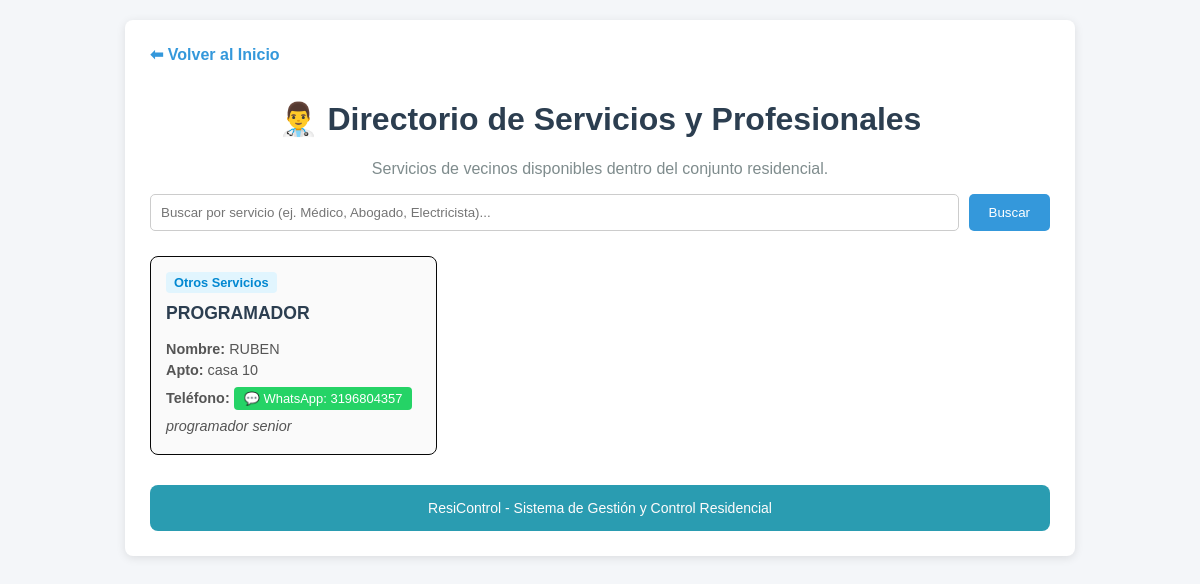
The app's page /servicios/ with its own data.
### core/models.py (models this page shows, shortened)
class ServicioResidente(models.Model):
    CATEGORIAS = [
        ('SALUD', 'Salud / Medicina'),
        ('LEGAL', 'Asesoría Legal / Abogados'),
        ('SEGURIDAD', 'Seguridad / Fuerza Pública'),
        ('TECNICO', 'Mantenimiento / Reparaciones'),
        ('EDUCACION', 'Tutorías / Clases'),
        ('OTRO', 'Otros Servicios'),
    ]
    nombre_profesional = models.CharField(max_length=120)
    profesion_o_servicio = models.CharField(max_length=150)  # Ej: "Médico General", "Abogado Penalista"
    categoria = models.CharField(max_length=20, choices=CATEGORIAS, default='OTRO')
    apartamento = models.CharField(max_length=20)
    telefono_contacto = models.CharField(max_length=20)
    descripcion = models.TextField(blank=True, null=True)
    activo = models.BooleanField(default=True)

### core/views.py (the view)
# urls.py: path('servicios/', views.lista_servicios, name='servicios'),
def lista_servicios(request):
    query = request.GET.get('q', '')
    if query:
        servicios = ServicioResidente.objects.filter(
            activo=True,
            profesion_o_servicio__icontains=query
        ) | ServicioResidente.objects.filter(
            activo=True,
            nombre_profesional__icontains=query
        )
    else:
        servicios = ServicioResidente.objects.filter(activo=True)
    return render(request, 'core/servicios.html', {'servicios': servicios, 'query': query})

### core/templates/core/servicios.html (shortened to what this page needs)
<!DOCTYPE html>
<html lang="es">
<head>
</head>
<body>
<div class="container">
    <a href="{% url 'inicio' %}" class="nav-back">⬅ Volver al Inicio</a>
    <h1>👨‍⚕️ Directorio de Servicios y Profesionales</h1>
    <p style="text-align: center; color: #7f8c8d;">Servicios de vecinos disponibles dentro del conjunto residencial.</p>
    <form method="GET" action="{% url 'servicios' %}" class="search-box">
        <input type="text" name="q" value="{{ query }}" placeholder="Buscar por servicio (ej. Médico, Abogado, Electricista)...">
        <button type="submit">Buscar</button>
    </form>
    {% if servicios %}
        <div class="grid-servicios">
            {% for s in servicios %}
                <div class="card-servicio">
                    <span class="badge">{{ s.get_categoria_display }}</span>
                    <h3>{{ s.profesion_o_servicio }}</h3>
                    <p class="info"><strong>Nombre:</strong> {{ s.nombre_profesional }}</p>
                    <p class="info"><strong>Apto:</strong> {{ s.apartamento }}</p>
                    <p class="info">
                        <strong>Teléfono:</strong>
                        <a href="https://wa.me/{{ s.telefono_contacto }}?text=Hola%20{{ s.nombre_profesional }},%20vi%20su%20servicio%20de%20{{ s.profesion_o_servicio }}%20en%20el%20directorio%20del%20conjunto%20y%20deseo%20más%20información."
                        target="_blank"
                        style="background-color: #25d366; color: white; padding: 4px 10px; border-radius: 4px; text-decoration: none; font-size: 0.9em; display: inline-block; margin-top: 4px;">
                         💬 WhatsApp: {{ s.telefono_contacto }}
                    </a>
                    </p>
                    {% if s.descripcion %}
                        <p class="info" style="margin-top:8px; font-style: italic;">{{ s.descripcion }}</p>
                    {% endif %}
                </div>
            {% endfor %}
        </div>
    {% else %}
        <p class="no-results">📭 No se encontraron servicios disponibles o registrados.</p>
    {% endif %}
     <div style="margin-top: 30px; background-color: #2a9cb1; color: rgb(255, 252, 252); text-align: center; padding: 15px; border-radius: 8px;">
     <p style="margin: 0px; font-size: 14px;">ResiControl - Sistema de Gestión y Control Residencial</p>
</div>
</body>
</html>

### core/templates/core/servicios.html (style rules this page uses)
body { font-family: Arial, sans-serif; background-color: #f4f6f9; margin: 0; padding: 20px; }
.container { max-width: 900px; margin: 0 auto; background: white; padding: 25px; border-radius: 8px; box-shadow: 0 2px 10px rgba(0,0,0,0.1); }
h1 { color: #2c3e50; text-align: center; }
.nav-back { display: inline-block; margin-bottom: 15px; color: #3498db; text-decoration: none; font-weight: bold; }
.search-box { display: flex; gap: 10px; margin-bottom: 25px; }
.search-box input { flex: 1; padding: 10px; border: 1px solid #ccc; border-radius: 5px; }
.search-box button { padding: 10px 20px; background-color: #3498db; color: white; border: none; border-radius: 5px; cursor: pointer; }
.grid-servicios { display: grid; grid-template-columns: repeat(auto-fill, minmax(250px, 1fr)); gap: 20px; }
.card-servicio { border: 1px solid #e0e0e0; padding: 15px; border-radius: 8px; background: #fafafa; border: 1px solid #070707; }
.card-servicio h3 { margin-top: 0; color: #2c3e50; font-size: 1.1em; }
.badge { display: inline-block; padding: 3px 8px; font-size: 0.8em; background: #e1f5fe; color: #0288d1; border-radius: 4px; margin-bottom: 10px; font-weight: bold; }
.info { font-size: 0.9em; color: #555; margin: 5px 0; }

### records on screen
ServicioResidente: categoria "Otros Servicios", profesion_o_servicio "PROGRAMADOR", nombre_profesional "RUBEN", apartamento "casa 10", telefono_contacto "3196804357", descripcion "programador senior"
